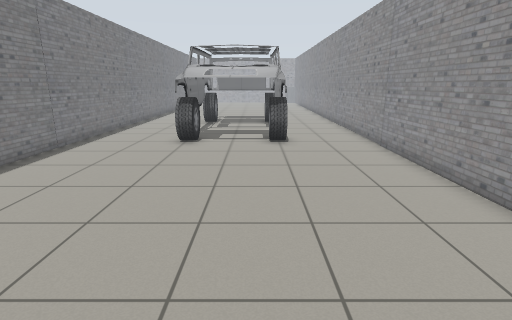
View 1 (above)

16 first-person views from a walk through a robot-simulator world made for Gazebo. The camera is 1.2 m above the floor, tilts 14° down and sees 80° across. The floor is counted in squares, 0.5 m on a side. Each view is taken from the middle of a square. On the plan, view 1 faces up. The plan holds only what a view shows up to about 18 squares ahead; the rest is blank.

View 2
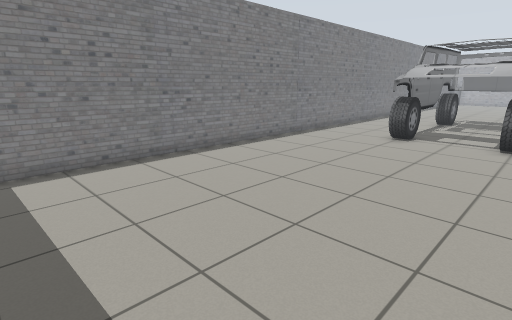

View 3
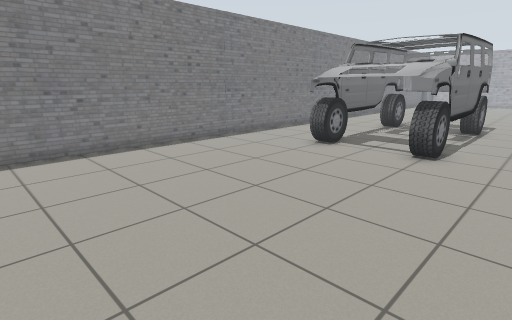

View 4
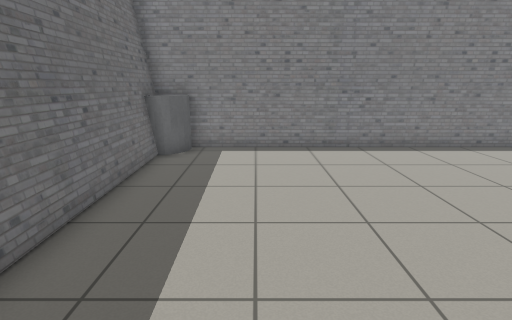

View 5
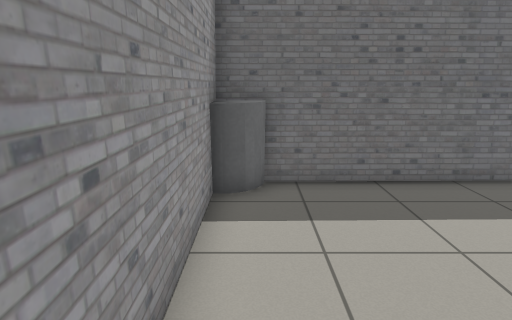

View 6
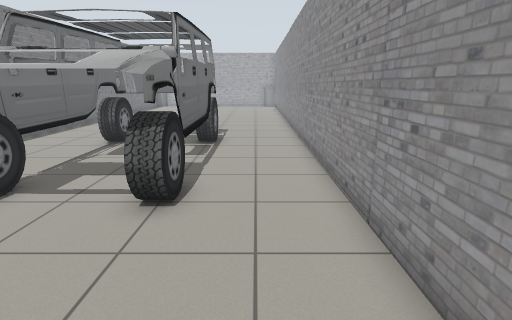

View 7
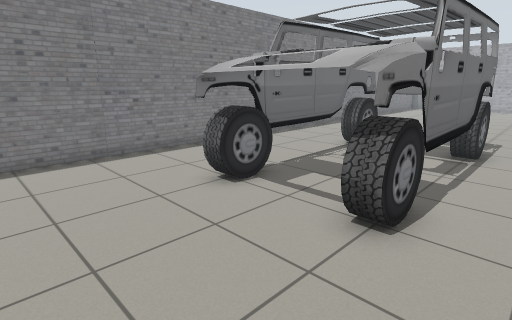

View 8
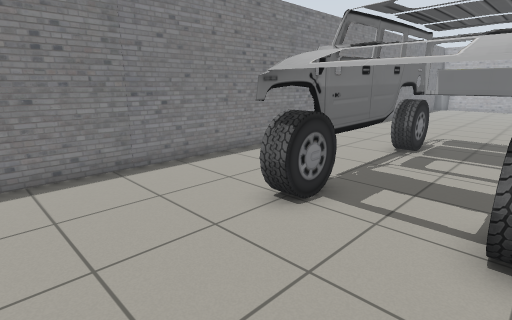

View 9
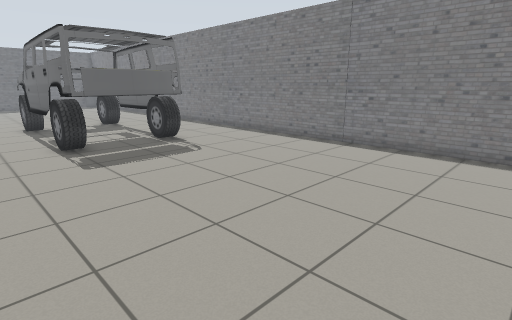

View 10
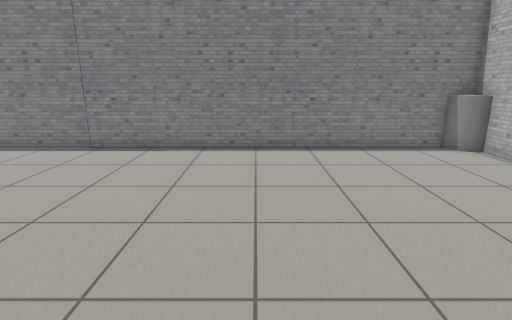

View 11
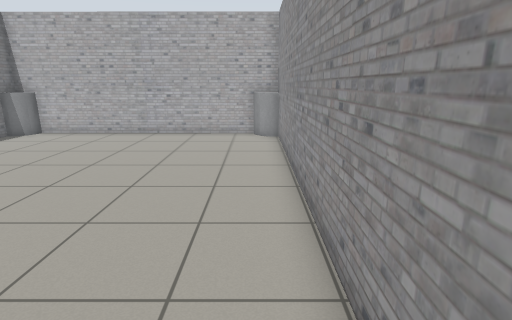

View 12
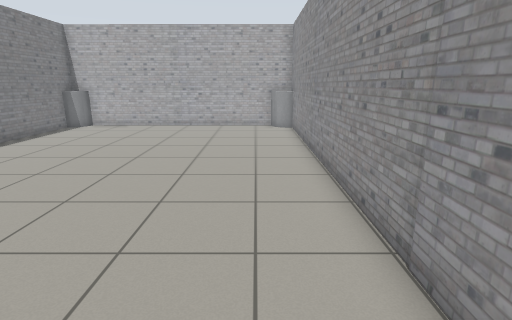

View 13
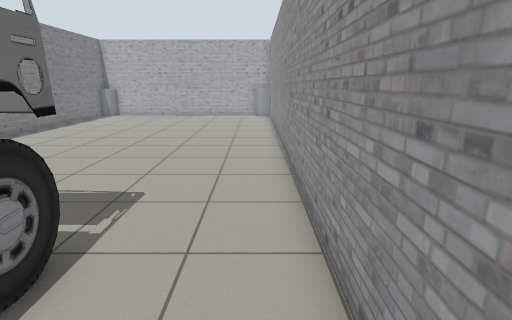

View 14
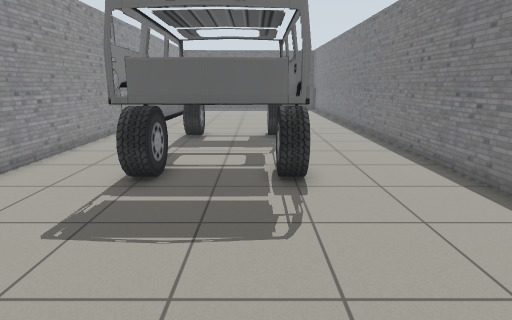

View 15
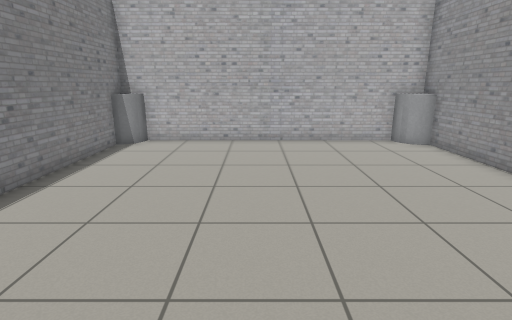

View 16
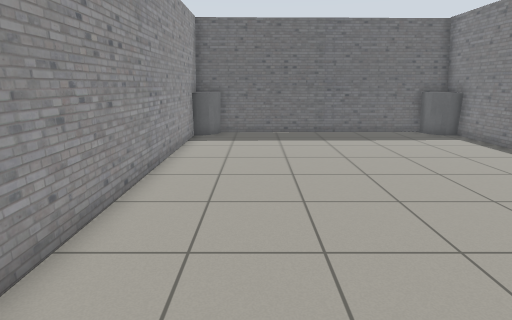

### Floor plan
Key: @ floor where view 1 was taken; # wall or solid block; . floor; C car; G grey cylinder; B grey box.
Columns run from 8 left of view 1 to 6 right of it. Each row starts with its distance up from view 1.
 41 GG##########GG
 40 #G..........G#
 39 #............#
 38 #............#
 37 #............#
 36 #............#
 35 #............#
 34 #............#
 33 #............#
 32 #............#
 31 #............#
 30 #............#
 29 #............#
 28 #............#
 27 #............#
 26 #............#
 25 #............#
 24 #............#
 23 #............#
 22 #....CCCCC...#
 21 #....CCCCC...#
 20 #....CCCCC...#
 19 #....CCCCC...#
 18 #....CCCCC...#
 17 #....CCCCC...#
 16 #....CC CC...#
 15 #....CCCCC...#
 14 #....CCCCC...#
 13 #....CCCCC...#
 12 #....CCCCC...#
 11 #............#
 10 #............#
  9 #............#
  8 #............#
  7 #............#
  6 #............#
  5 #............#
  4 #............#
  3 #............#
  2 #............#
  1 #............#
  0 #.......@....#
 -1 ##...........#
 -2 GGGBBBBBBBBBGGG
 -3 B GBBBBBBBBBGB

Positions as (right, up) in squares from view 1, and headings:
1: (0, 0), facing up
2: (2, -1), facing up-left
3: (4, 2), facing up-left
4: (4, 1), facing left
5: (4, 5), facing down
6: (3, 7), facing up
7: (3, 8), facing up-left
8: (1, 8), facing up-left
9: (4, 33), facing down-left
10: (4, 33), facing left
11: (4, 26), facing up
12: (3, 23), facing up
13: (4, 17), facing up
14: (-2, 28), facing down
15: (-2, 28), facing up
16: (2, 13), facing down
